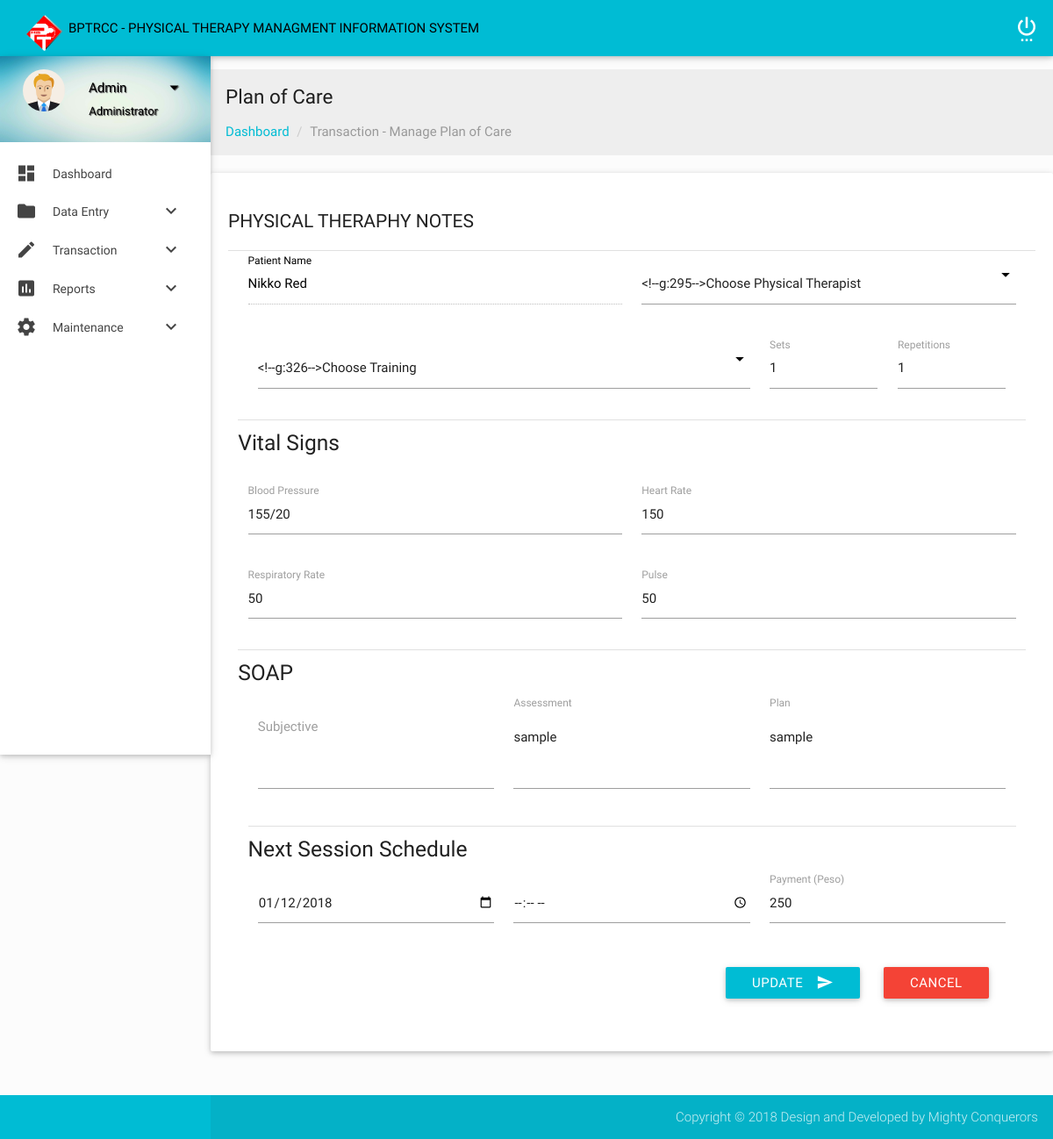
/admin/editPOC.php?id=27, run on the app's committed database.
### tables this page shows
CREATE TABLE `planofcare` (
  `POCID` int(8) NOT NULL AUTO_INCREMENT,
  `PatientID` varchar(11) NOT NULL,
  `POCPT` text NOT NULL,
  `POCSessionDate` date NOT NULL,
  `POCTreatment` text NOT NULL,
  `POCRepeatitions` int(11) NOT NULL,
  `POCSets` int(11) NOT NULL,
  `POCBloodPressure` text NOT NULL,
  `POCHeartRate` text NOT NULL,
  `POCRespiratoryRate` text NOT NULL,
  `POCPulse` text NOT NULL,
  `POC_Subjective` varchar(20) NOT NULL,
  `POCAssessment` text NOT NULL,
  `POCPlan` text NOT NULL,
  `POCNextSchedDate` date NOT NULL,
  `POCTime` varchar(15) NOT NULL,
  `POCTreatmentBill` int(5) NOT NULL,
  `POCStatus` varchar(10) NOT NULL,
  PRIMARY KEY (`POCID`)
);

CREATE TABLE `patient` (
  `PatientID` int(11) NOT NULL AUTO_INCREMENT,
  `PatientName` text NOT NULL,
  `PatientAddress` text NOT NULL,
  `PatientGender` text NOT NULL,
  `PatientBirthdate` date NOT NULL,
  `PatientCivilStatus` text NOT NULL,
  `PatientProfession` text NOT NULL,
  `PatientDoctor` text NOT NULL,
  `PatientHospital` text NOT NULL,
  `PatientReferralAddress` text NOT NULL,
  `PatientTelephone` int(11) NOT NULL,
  `PatientContactPerson` text NOT NULL,
  `PatientCases` text NOT NULL,
  `month` char(3) NOT NULL,
  `year` char(4) NOT NULL,
  PRIMARY KEY (`PatientID`)
);

### admin/editpoc.php (the view, shortened to what this page needs)
<?php include("header.php"); ?>
            <section class="section">
                <div id="breadcrumbs-wrapper" class=" grey lighten-3">
                  <div class="container">
                    <div class="row">
                      <div class="col s12 m12 l12">
                        <h5 class="breadcrumbs-title">Plan of Care</h5>
                        <ol class="breadcrumb">
                            <li><a href="index.html">Dashboard</a></li>
                            <li class="active">Transaction - Manage Plan of Care</li>
                        </ol>
                      </div>
                    </div>
                  </div>
                </div>
                <?php include("config.php");
                $id = $_GET['id'];
                 $edit=mysqli_query($mysqli,"select * from planofcare INNER JOIN patient on planofcare.PatientID = patient.PatientID where POCID='$id'");
                $erow=mysqli_fetch_array($edit);
            ?>
                <div class="card-panel">
                    <h4 class="header">Physical Theraphy Notes</h4>
                    <div class="divider"></div>
                    <form class="col s12" action="planCareActionEdit.php" method="post" >
                    <div class="body">
                        <div class="row">
                            <div class="col s6 m6 l12">
                                <div class="row">
                                    <div class="input-field col s6">
                                        <input id="patientName" name="patientName" value="<?php echo $erow['PatientName']; ?>" type="text" disabled  style="color: black;">
                                        <label for="patientName" style="color: black;">Patient Name</label>
                                    </div>
                                    <div class="input-field col s6">
                                    </div>
                                </div>
                                <div class="row">
                                    <div class="col s12">
                                        <div class="input-field col s8">
                                        </div>
                                        <div class="input-field col s2">
                                            <input name="sets" type="number" value="<?php echo $erow['POCSets']; ?>" min="1" max="30">
                                            <label for="sets">Sets</label>
                                        </div>
                                        <div class="input-field col s2">
                                            <input name="repetitions" value="<?php echo $erow['POCRepeatitions']; ?>" type="number" min="1" max="30">
                                            <label for="repetitions">Repetitions</label>
                                        </div>
                                    </div>
                                </div>
                                <div class="divider"></div>
                                <div class="row">
                                <h5>Vital Signs</h5>
                                </div>
                                <div class="row">
                                    <div class="input-field col s6">
                                        <input name="bloodPressure" type="text" value="<?php echo $erow['POCBloodPressure']; ?>" placeholder="eg. 140/90" required>
                                        <label for="bloodPressure">Blood Pressure</label>
                                    </div>
                                    <div class="input-field col s6">
                                        <input name="heartRate" type="text" value="<?php echo $erow['POCHeartRate']; ?>" placeholder="eg. 140 bpm" required>
                                        <label for="heartRate">Heart Rate</label>
                                    </div>
                                </div>
                                <div class="row">
                                    <div class="input-field col s6">
                                        <input name="respiratoryRate" type="text" value="<?php echo $erow['POCRespiratoryRate']; ?>" placeholder="eg. 50 bpm" required>
                                        <label for="respiratoryRate">Respiratory Rate</label>
                                    </div>
                                    <div class="input-field col s6" >
                                        <input name="pulse"  value="<?php echo $erow['POCPulse']; ?>" type="text" placeholder="eg. 40 bpm" required>
                                        <label for="pulse">Pulse</label>
                                    </div>
                                </div>
                            <div class="divider"></div>
                            <h5>SOAP</h5>
                            <div class="col s3 m6 l12">
                                <div class="row">
                                    <div class="input-field col s4">
                                        <textarea name="subjective" class="materialize-textarea" required><?php echo $erow['POC_Subjective']; ?></textarea>
                                        <label for="subjective">Subjective</label>
                                    </div>
                                    <div class="input-field col s4">
                                        <textarea name="assessment" class="materialize-textarea" required><?php echo $erow['POCAssessment']; ?></textarea>
                                        <label for="assessment">Assessment</label>
                                    </div>
                                    <div class="input-field col s4">
                                        <textarea name="plan" class="materialize-textarea" required><?php echo $erow['POCPlan']; ?></textarea>
                                        <label for="plan">Plan</label>
                                    </div>
                                </div>
                                    <div class="divider"></div>
                                    <h5>Next Session Schedule</h5>
                                    <div class="row">
                                    <div class="input-field col s4">
                                        <input type="date" name="nextSchedDate" value="<?php echo $erow['POCNextSchedDate']; ?>">
                                    </div>
                                    <div class="input-field col s4">
                                        <input type="time" name="schedTime" value="<?php echo $erow['POCTime']; ?>">
                                    </div>
                                    <div class="input-field col s4">
                                        <input type="number" name="billing" value="<?php echo $erow['POCTreatmentBill']; ?>">
                                        <label for="billing">Payment (Peso)</label>
                                    </div>
                                </div>
                                <div class="row">
                                    <div class="input-field col s10">
                                        <button class="btn cyan waves-effect waves-light right" type="submit" name="Submit" style="margin-right:20px;">Update<i class="mdi-content-send right"></i></button>
                                    </div>
                                    <div class="input-field col s2">
                                        <a class="btn red waves-effect waves-light right" href="manageplancare.php" style="margin-right:20px;">Cancel<i class="mdi-content-send right"></i></a>
                                    </div>
                                </div>
            </div>
                            </div>
                        </div>
                    </form>
                    </div>
                </div>
            </div>
    <footer class="page-footer">
        <div class="footer-copyright">
            <div class="container">
                <span class="right">  Copyright © 2018 Design and Developed by Mighty Conquerors</span>
            </div>
        </div>
    </footer>
</body>
</html>

### admin/css/style.css (style rules this page uses)
body { background-color: #fcfcfc; }
#main, footer { padding-left: 240px; }
.container { padding: 0 0.5rem; margin: 0 auto; max-width: 100% !important; width: 98%; }
@media only screen and (min-width: 601px) { .container { width: 98%; } }
@media only screen and (min-width: 993px) { .container { width: 98%; } }
h4.header { font-size: 1.5rem; line-height: 2.508rem; margin: 1.14rem 0 0.912rem 0; }
h4.header { font-size: 1.4rem; font-weight: 400; text-transform: uppercase; }
.breadcrumb { padding: 0px; margin: 15px 0px; list-style: none; }
.breadcrumbs-title { font-size: 1.5rem; line-height: 1.804rem; margin: 18px 0px 0px 0px; }
.breadcrumb > li { display: inline-block; }
.breadcrumb a { color: #00bcd4; }
.breadcrumb .active { font-weight: normal; color: #999; }
.breadcrumb > li + li:before { padding: 0 5px; color: #ccc; content: "/\00a0"; }
footer.page-footer { padding-top: 0px; }

### data on the page
planofcare: patientName "Nikko Red", sets "1", repetitions "1", bloodPressure "155/20", heartRate "150", respiratoryRate "50", pulse "50", assessment "sample", plan "sample", nextSchedDate "01/12/2018", billing "250"
